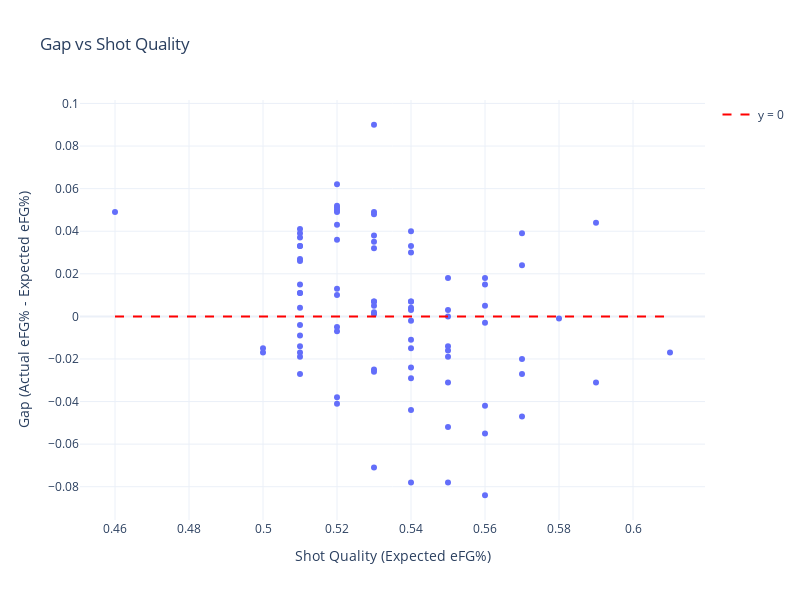

The code cell stored with this chart in its notebook:
### Code cell
fig = px.scatter(
    cleaned,
    x='Shot Quality',
    y='Gap',
    hover_name='Player',
    title='Gap vs Shot Quality',
    labels={'Shot Quality': 'Shot Quality (Expected eFG%)', 'Gap': 'Gap (Actual eFG% - Expected eFG%)'},
    width=800,
    height=600
)

fig.add_trace(
    go.Scatter(
        x=[cleaned['Shot Quality'].min(), cleaned['Shot Quality'].max()],
        y=[0, 0],
        mode='lines',
        line=dict(dash='dash', color='red'),
        name='y = 0'
    )
)

fig.update_layout(template='plotly_white')
fig.show()

### Figure 1 — Plotly figure (JSON) as saved in the notebook; plotly's stock layout.template omitted (floating-point values rounded to 4 significant figures)
{"data": [{"hovertemplate": "<b>%{hovertext}</b><br><br>Shot Quality (Expected eFG%)=%{x}<br>Gap (Actual eFG% - Expected eFG%)=%{y}<extra></extra>", "hovertext": ["Amen Thompson", "Andrew Nembhard", "Anfernee Simons", "Anthony Edwards", "Austin Reaves", "Bennedict Mathurin", "Bilal Coulibaly", "Bogdan Bogdanović", "Bradley Beal", "Brandin Podziemski", "Bub Carrington", "CJ McCollum", "Cade Cunningham", "Cason Wallace", "Chris Paul", "Christian Braun", "Coby White", "Collin Sexton", "D'Angelo Russell", "Damian Lillard", "Darius Garland", "Davion Mitchell", "De'Aaron Fox", "De'Andre Hunter", "DeMar DeRozan", "Dennis Schröder", "Derrick White", "Desmond Bane", "Devin Booker", "Devin Vassell", "Dillon Brooks", "Donovan Mitchell", "Donte DiVincenzo", "Dyson Daniels", "Fred VanVleet", "Gary Trent Jr.", "Gradey Dick", "Isaiah Collier", "Ja Morant", "Jalen Brunson", "Jalen Green", "Jalen Williams", "Jamal Murray", "James Harden", "Jaylen Brown", "Jayson Tatum", "Jordan Poole", "Josh Giddey", "Josh Green", "Josh Hart", "Jrue Holiday", "Kelly Oubre Jr.", "Kentavious Caldwell-Pope", "Keyonte George", "Klay Thompson", "Kyrie Irving", "Luguentz Dort", "Luka Dončić", "Malik Beasley", "Malik Monk", "Max Christie", "Max Strus", "Mikal Bridges", "Nickeil Alexander-Walker", "Norman Powell", "OG Anunoby", "Ochai Agbaji", "Payton Pritchard", "Quentin Grimes", "RJ Barrett", "Russell Westbrook", "Scoot Henderson", "Scottie Barnes", "Shaedon Sharpe", "Shai Gilgeous-Alexander", "Spencer Dinwiddie", "Stephen Curry", "Stephon Castle", "Terry Rozier", "Tim Hardaway Jr.", "Trae Young", "Tyler Herro", "Tyrese Haliburton", "Tyrese Maxey", "Tyus Jones", "Zach LaVine"], "legendgroup": "", "marker": {"color": "#636efa", "symbol": "circle"}, "mode": "markers", "name": "", "orientation": "v", "showlegend": false, "type": "scatter", "x": [0.56, 0.51, 0.51, 0.54, 0.52, 0.54, 0.55, 0.55, 0.52, 0.51, 0.51, 0.52, 0.51, 0.57, 0.51, 0.59, 0.55, 0.51, 0.52, 0.54, 0.53, 0.56, 0.51, 0.54, 0.46, 0.5, 0.54, 0.53, 0.51, 0.53, 0.52, 0.53, 0.55, 0.55, 0.51, 0.53, 0.55, 0.53, 0.53, 0.51, 0.53, 0.53, 0.51, 0.51, 0.52, 0.53, 0.54, 0.55, 0.57, 0.58, 0.54, 0.56, 0.54, 0.5, 0.53, 0.51, 0.56, 0.51, 0.53, 0.52, 0.54, 0.57, 0.54, 0.55, 0.53, 0.59, 0.61, 0.53, 0.56, 0.57, 0.56, 0.54, 0.52, 0.55, 0.52, 0.51, 0.52, 0.56, 0.54, 0.54, 0.51, 0.52, 0.52, 0.54, 0.52, 0.57], "xaxis": "x", "y": [0.015, -0.004, 0.011, 0.007, 0.036, -0.024, -0.078, -0.016, 0.051, 0.027, -0.017, 0.01, 0.011, -0.02, 0.037, 0.044, 0.0, 0.033, -0.041, 0.007, 0.032, -0.003, 0.004, 0.033, 0.049, -0.017, 0.04, 0.035, 0.015, 0.002, 0.013, 0.001, 0.018, -0.014, -0.027, 0.038, -0.052, -0.071, -0.026, 0.041, -0.025, 0.007, 0.033, -0.009, -0.005, 0.007, 0.004, -0.019, -0.027, -0.001, -0.002, -0.042, 0.003, -0.015, 0.005, 0.039, 0.018, 0.026, 0.049, -0.007, -0.015, 0.024, 0.03, 0.003, 0.048, -0.031, -0.017, 0.09, 0.005, -0.047, -0.055, -0.044, -0.038, -0.031, 0.049, -0.014, 0.052, -0.084, -0.078, -0.011, -0.019, 0.043, 0.062, -0.029, 0.05, 0.039], "yaxis": "y"}, {"line": {"color": "red", "dash": "dash"}, "mode": "lines", "name": "y = 0", "type": "scatter", "x": [0.46, 0.61], "y": [0, 0]}], "layout": {"height": 600, "legend": {"tracegroupgap": 0}, "title": {"text": "Gap vs Shot Quality"}, "width": 800, "xaxis": {"anchor": "y", "domain": [0, 1], "title": {"text": "Shot Quality (Expected eFG%)"}}, "yaxis": {"anchor": "x", "domain": [0, 1], "title": {"text": "Gap (Actual eFG% - Expected eFG%)"}}}}
